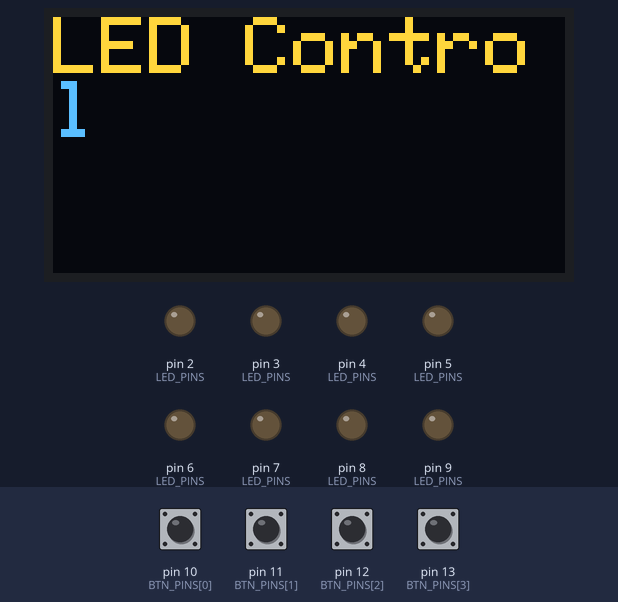
Bench run of a sketch on a simulated Arduino Uno, built with avr-gcc and run on an emulated ATmega328P. Shown: 128×64 one-colour display, output pins drawn as LEDs (lit = HIGH). Dashed ring = blinking. The inputs (shaded band) are chosen by the test bench; at power-on: pin 10 (BTN_PINS[0]), pin 11 (BTN_PINS[1]), pin 12 (BTN_PINS[2]), pin 13 (BTN_PINS[3]) LOW. The OLED is the two-colour kind (top 16 rows yellow).

Above: at 3.2 s.
3.3 s: pin 10 (BTN_PINS[0]) pulled HIGH for 0.15 s
At 3.81 s:
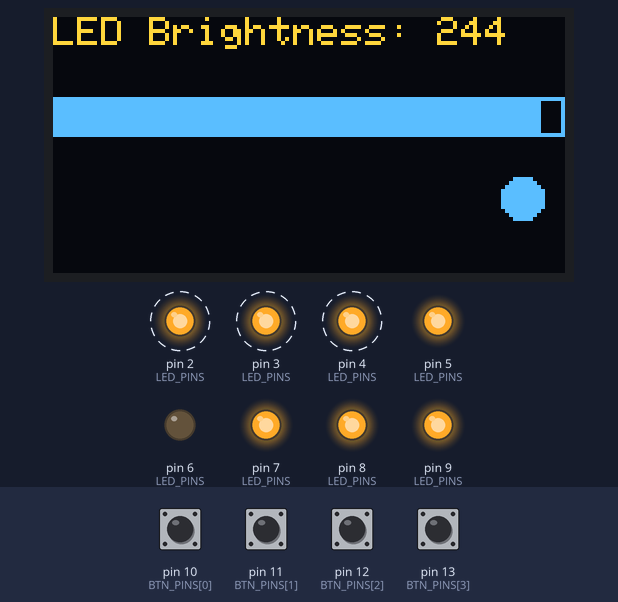
4.0 s: pin 11 (BTN_PINS[1]) pulled HIGH for 1 s
At 4.99 s:
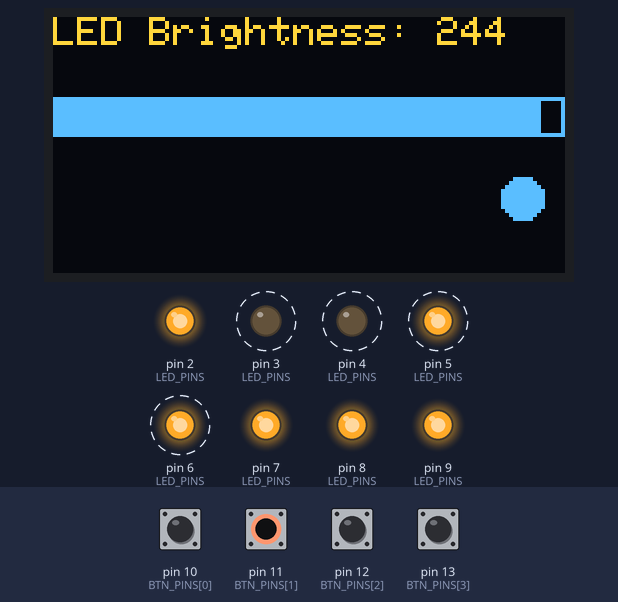
5.6 s: pin 11 (BTN_PINS[1]) pulled HIGH for 0.15 s
At 6.22 s:
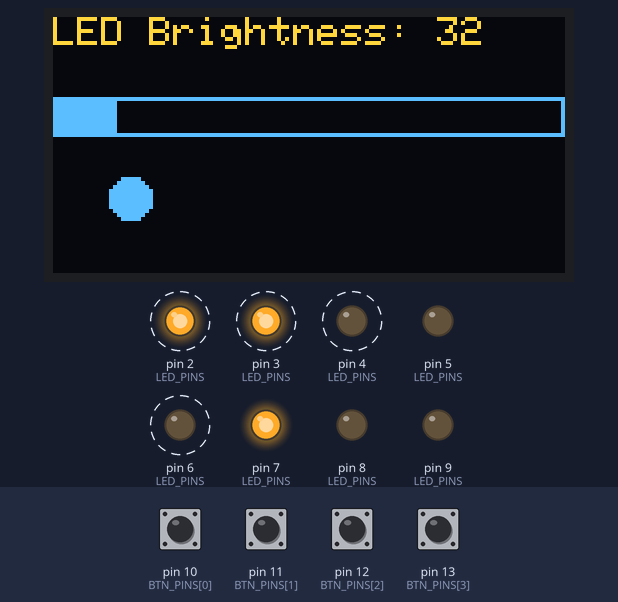
6.3 s: pin 10 (BTN_PINS[0]) pulled HIGH for 1 s
At 7.28 s:
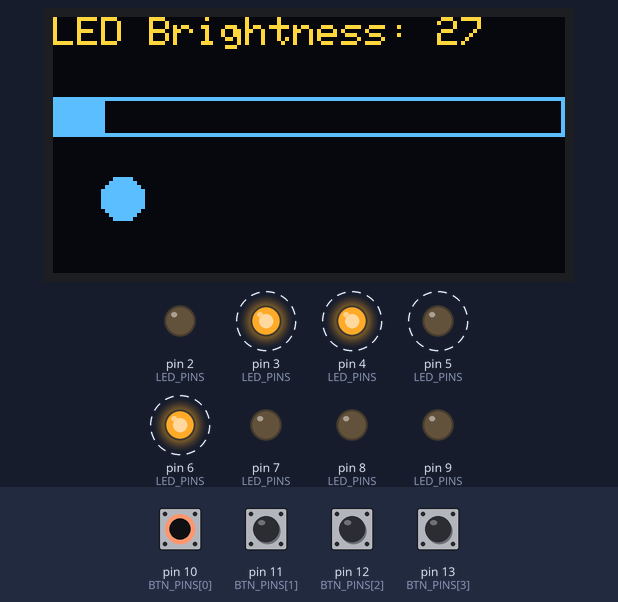
7.9 s: pin 10 (BTN_PINS[0]) pulled HIGH for 0.15 s
At 8.51 s:
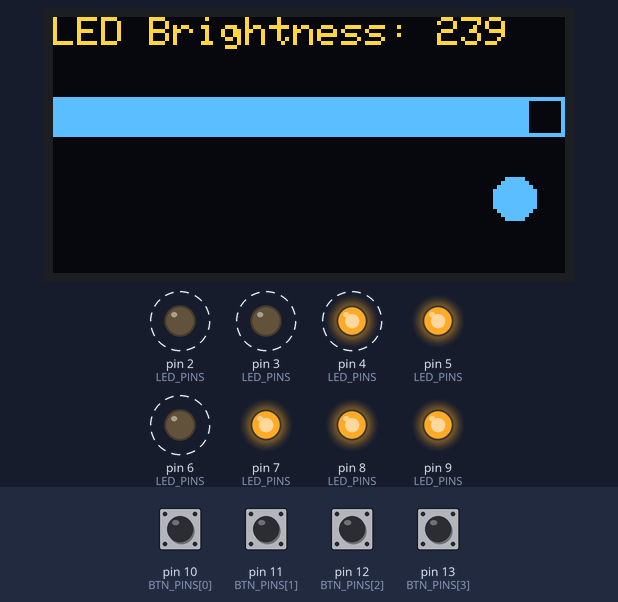
8.6 s: pin 11 (BTN_PINS[1]) pulled HIGH for 0.15 s
At 9.3 s:
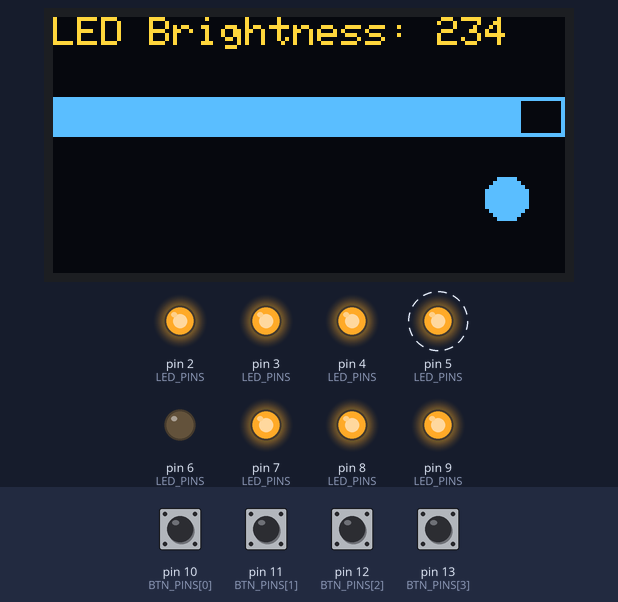
Timing chart, 0 to 10.3 s (numbered marks = the images above; inputs shaded):
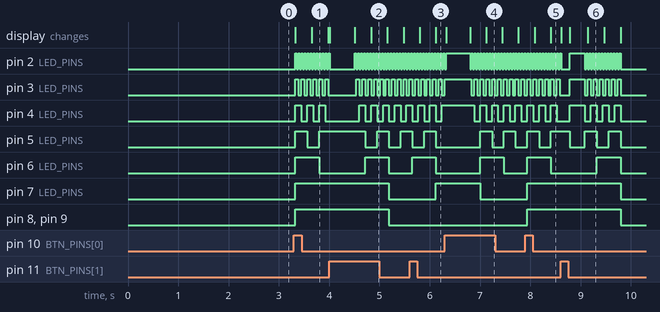

Measured:
- after the input at 3.3 s, pin 2 (LED_PINS): alternates HIGH for 0.03 s and LOW for 0.03 s, starting at once; pin 3 (LED_PINS): alternates HIGH for 0.06 s and LOW for 0.06 s, starting at once
- after the input at 4.0 s, pin 6 (LED_PINS): LOW → HIGH after 0.72 s instead of 0.28 s; pin 7 (LED_PINS): HIGH → LOW after 1.2 s instead of 0.28 s; pin 8 (LED_PINS), pin 9 (LED_PINS): HIGH → LOW after 1.2 s
- after the input at 5.6 s, pin 7 (LED_PINS): LOW → HIGH after 0.52 s
- after the input at 6.3 s, pin 6 (LED_PINS): LOW → HIGH after 0.71 s instead of 0.29 s; pin 7 (LED_PINS): HIGH → LOW after 0.71 s
- after the input at 8.6 s, pin 6 (LED_PINS): LOW → HIGH after 0.72 s instead of 0.28 s; pin 7 (LED_PINS): HIGH → LOW after 1.2 s instead of 0.28 s; pin 8 (LED_PINS), pin 9 (LED_PINS): HIGH → LOW after 1.2 s

The sketch:

avr.ino
```cpp
/**
 * 綜合應用：LED、按鈕和 OLED 顯示
 *
 * 目標：整合 LED 和按鈕控制，並直接使用 Adafruit_SSD1306 庫來控制 OLED 顯示
 *
 * 說明：
 * 1. 使用自定義的 LED 和 Button 類來控制 LED 和檢測按鈕狀態
 * 2. 直接使用 Adafruit_SSD1306 庫來控制 OLED 顯示
 * 3. 程序功能：
 *    - 按鈕 0 增加 LED 亮度
 *    - 按鈕 1 減少 LED 亮度
 *    - OLED 顯示當前 LED 亮度值和圖形表示
 *
 * 學習重點：
 * 1. 如何直接在項目中使用第三方庫（Adafruit_SSD1306）
 * 2. 如何結合自定義類和第三方庫來創建完整的應用
 * 3. 如何使用 OLED 顯示來提供視覺反饋
 *
 * ! 重要：確保已安裝 Adafruit SSD1306 和 Adafruit GFX Library
 *
 * ? 思考：直接使用第三方庫與封裝成自定義類各有什麼優缺點？
 * ? 思考：如何平衡代碼的簡潔性和功能的豐富性？
 *
 * TODO: 嘗試使用 Adafruit_SSD1306 庫的其他高級功能
 * TODO: 實現不同的顯示模式，並通過按鈕組合來切換
 */

#include <Wire.h>
#include <Adafruit_GFX.h>
#include <Adafruit_SSD1306.h>
#include "led.h"
#include "button.h"

#define SCREEN_WIDTH 128
#define SCREEN_HEIGHT 64
#define OLED_RESET    -1
#define SCREEN_ADDRESS 0x3C

const uint8_t LED_PINS[] = {2, 3, 4, 5, 6, 7, 8, 9};
const uint8_t LED_COUNT = sizeof(LED_PINS) / sizeof(LED_PINS[0]);

const uint8_t BTN_PINS[] = {10, 11, 12, 13};
const uint8_t BTN_COUNT = sizeof(BTN_PINS) / sizeof(BTN_PINS[0]);

LED led(LED_PINS, LED_COUNT);
Button button(BTN_PINS, BTN_COUNT);
Adafruit_SSD1306 display(SCREEN_WIDTH, SCREEN_HEIGHT, &Wire, OLED_RESET);

void setup() {
    Serial.begin(9600);
    led.setup();
    button.setup();

    if(!display.begin(SSD1306_SWITCHCAPVCC, SCREEN_ADDRESS)) {
        Serial.println(F("SSD1306 allocation failed"));
        for(;;);
    }

    display.clearDisplay();
    display.setTextSize(2);
    display.setTextColor(SSD1306_WHITE);
    display.setCursor(0,0);
    display.println(F("LED Control"));
    display.display();
    delay(2000);
}

void loop() {
    button.loop();
    led.loop();
    updateLED();
    updateOLED();
}

void updateLED() {
    if (button.getState(0) == BTN_PRESS ||
        (button.getState(0) == BTN_HOLD && button.getHoldTime(0) > 1000)) {
        uint8_t ledState = led.getState();
        ledState = ledState == 255 ? 0 : ledState + 1;
        led.setState(ledState);
    }

    if (button.getState(1) == BTN_PRESS ||
        (button.getState(1) == BTN_HOLD && button.getHoldTime(1) > 1000)) {
        uint8_t ledState = led.getState();
        ledState = ledState == 0 ? 255 : ledState - 1;
        led.setState(ledState);
    }
}

void updateOLED() {
    static uint8_t lastLedState = 0;
    uint8_t currentLedState = led.getState();

    if (currentLedState != lastLedState) {
        display.clearDisplay();

        // 顯示文字
        display.setTextSize(1);
        display.setTextColor(SSD1306_WHITE);
        display.setCursor(0,0);
        display.print(F("LED Brightness: "));
        display.println(currentLedState);

        // 繪製亮度條
        int barWidth = map(currentLedState, 0, 255, 0, SCREEN_WIDTH);
        display.fillRect(0, 20, barWidth, 10, SSD1306_WHITE);
        display.drawRect(0, 20, SCREEN_WIDTH, 10, SSD1306_WHITE);

        // 繪製圓形指示器
        int circleX = map(currentLedState, 0, 255, 5, SCREEN_WIDTH-5);
        display.fillCircle(circleX, 45, 5, SSD1306_WHITE);

        display.display();
        lastLedState = currentLedState;
    }
}
```

button.cpp
```cpp
#include "button.h"

Button::Button(const uint8_t* pins, uint8_t count) : btnPins(pins), btnCount(count) {
    buttons = new ButtonState[btnCount];  // 動態分配按鈕狀態數組
    prevTime = new uint64_t[btnCount];    // 動態分配時間記錄數組
    for (uint8_t i = 0; i < btnCount; i++) {
        buttons[i] = {BTN_IDLE, 0};  // 初始化每個按鈕的狀態為閒置
        prevTime[i] = 0;             // 初始化時間記錄
    }
}

Button::~Button() {
    delete[] buttons;   // 釋放動態分配的內存
    delete[] prevTime;
}

void Button::setup() {
    for (uint8_t i = 0; i < btnCount; i++) {
        pinMode(btnPins[i], INPUT);  // 設置每個按鈕腳位為輸入模式
    }
}

void Button::loop() {
    for (uint8_t i = 0; i < btnCount; i++) {
        uint8_t state = digitalRead(btnPins[i]);  // 讀取按鈕的當前物理狀態
        switch (buttons[i].state) {
            case BTN_IDLE:
                buttons[i].state = state == LOW ? BTN_PRESS : BTN_IDLE;  // 檢測按下
                break;
            case BTN_PRESS:
                buttons[i].state = BTN_HOLD;  // 按下後立即轉為按住狀態
                prevTime[i] = millis();       // 記錄按下的時間
                break;
            case BTN_HOLD:
                buttons[i].state = state == LOW ? BTN_HOLD : BTN_RELEASE;  // 檢測釋放
                buttons[i].holdTime = state == LOW ? millis() - prevTime[i] : 0;  // 計算按住時間
                break;
            case BTN_RELEASE:
                buttons[i].state = BTN_IDLE;  // 釋放後回到閒置狀態
                break;
        }
    }
}

btnState Button::getState(uint8_t index) const {
    return static_cast<btnState>(buttons[index].state);
}

uint64_t Button::getHoldTime(uint8_t index) const {
    return buttons[index].holdTime;
}
```

button.h
```cpp
#ifndef BUTTON_H
#define BUTTON_H

#include <Arduino.h>

/**
 * @enum btnState
 * @brief 定義按鈕的不同狀態
 */
enum btnState {
    BTN_IDLE = 0,     // 按鈕閒置
    BTN_PRESS = 1,    // 按鈕被按下
    BTN_HOLD = 2,     // 按鈕被按住
    BTN_RELEASE = 3,  // 按鈕被放開
};

/**
 * @class Button
 * @brief 管理多個按鈕的類
 *
 * 這個類封裝了多個按鈕的狀態檢測邏輯,實現了一個簡單的狀態機來跟踪每個按鈕的狀態。
 */
class Button {
private:
    const uint8_t* btnPins;  // 按鈕腳位數組
    uint8_t btnCount;        // 按鈕的數量

    struct ButtonState {
        uint8_t state;     // 當前按鈕狀態
        uint64_t holdTime; // 按鈕被按住的時間
    };

    ButtonState* buttons;  // 動態分配的按鈕狀態數組
    uint64_t* prevTime;    // 動態分配的時間記錄數組

public:
    /**
     * @brief 構造函數
     * @param pins 按鈕腳位數組
     * @param count 按鈕的數量
     */
    Button(const uint8_t* pins, uint8_t count);

    /**
     * @brief 析構函數
     * 釋放動態分配的內存
     */
    ~Button();

    /**
     * @brief 初始化按鈕腳位
     * 將所有按鈕腳位設置為輸入模式
     */
    void setup();

    /**
     * @brief 更新按鈕狀態
     * 檢測每個按鈕的狀態並更新狀態機
     */
    void loop();

    /**
     * @brief 獲取指定按鈕的狀態
     * @param index 按鈕索引
     * @return 按鈕的當前狀態
     */
    btnState getState(uint8_t index) const;

    /**
     * @brief 獲取指定按鈕被按住的時間
     * @param index 按鈕索引
     * @return 按鈕被按住的時間（毫秒）
     */
    uint64_t getHoldTime(uint8_t index) const;
};

#endif // BUTTON_H
```

led.cpp
```cpp
#include "led.h"

LED::LED(const uint8_t* pins, uint8_t count) : ledPins(pins), ledCount(count), ledState(0) {
    // 初始化 LED 狀態為全關
}

void LED::setup() {
    for (uint8_t i = 0; i < ledCount; i++) {
        pinMode(ledPins[i], OUTPUT);  // 設置每個 LED 腳位為輸出模式
    }
}

void LED::loop() {
    for (uint8_t i = 0; i < ledCount; i++) {
        // 使用 bitRead 函數來讀取 ledState 的每一位,並據此設置 LED 的狀態
        digitalWrite(ledPins[i], bitRead(ledState, i));
    }
}

void LED::setState(uint8_t state) {
    ledState = state;  // 更新 LED 狀態
}

uint8_t LED::getState() const {
    return ledState;  // 返回當前 LED 狀態
}
```

led.h
```cpp
#ifndef LED_H
#define LED_H

#include <Arduino.h>

/**
 * @class LED
 * @brief 管理多個 LED 的類
 *
 * 這個類封裝了多個 LED 的控制邏輯,允許用戶設置 LED 的狀態並自動更新 LED 的輸出。
 */
class LED {
private:
    const uint8_t* ledPins;  // LED 腳位數組
    uint8_t ledCount;        // LED 的數量
    uint8_t ledState;        // 當前 LED 狀態 (每個位對應一個 LED)

public:
    /**
     * @brief 構造函數
     * @param pins LED 腳位數組
     * @param count LED 的數量
     */
    LED(const uint8_t* pins, uint8_t count);

    /**
     * @brief 初始化 LED 腳位
     * 將所有 LED 腳位設置為輸出模式
     */
    void setup();

    /**
     * @brief 更新 LED 狀態
     * 根據當前的 ledState 更新所有 LED 的輸出
     */
    void loop();

    /**
     * @brief 設置 LED 狀態
     * @param state 新的 LED 狀態
     */
    void setState(uint8_t state);

    /**
     * @brief 獲取當前 LED 狀態
     * @return 當前的 LED 狀態
     */
    uint8_t getState() const;
};

#endif // LED_H
```
